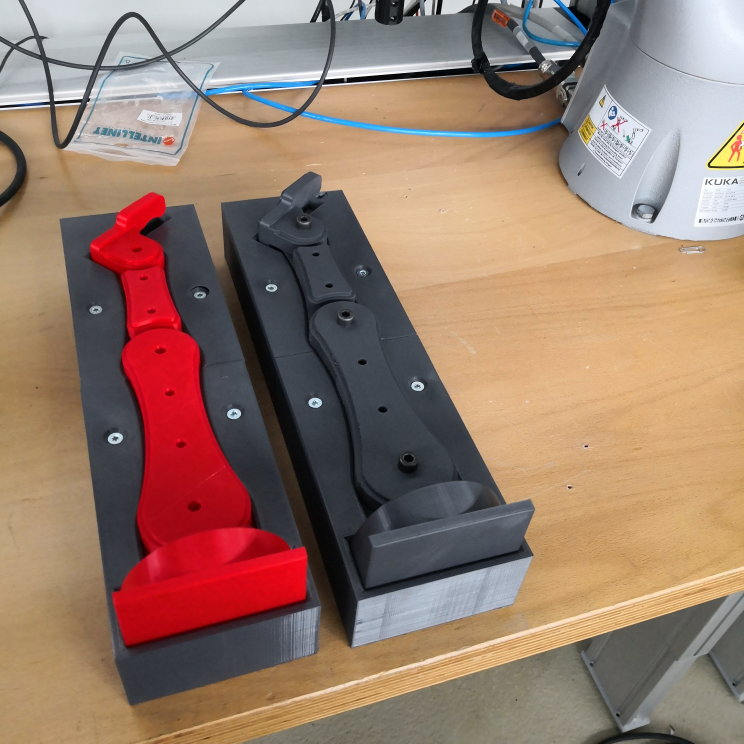
#> input picture final/dataset/1/s (104).jpg, 2976 x 2976 px (shown at 1/4 size); its folder holds only this picture in this run
$ python dataprocess.py
#> lines starting #> are read from the running program, lines starting #| are printed output that depends on the picture
import numpy as np
import os
import cv2

DATADIR = "dataset"
CATEGORIES = ['1','2','3','4','5']
IMG_SIZE = 28

# [17 lines of commented-out code are left out]

training_data = []

def create_training_data():
    for category in CATEGORIES:
        print ("create_training_data")
        path = os.path.join(DATADIR, category)
        class_num = CATEGORIES.index(category)
        count = 0
        for img in os.listdir(path):
            try:
                img_array = cv2.imread(os.path.join(path,img))
#> img_array is the input picture: shape (2976, 2976, 3); mean B, G, R 107.7, 123.2, 151.6
                new_array = cv2.resize(img_array, (IMG_SIZE,IMG_SIZE))
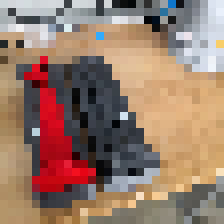
#> new_array: shape (28, 28, 3) (shown 8 times larger); mean B, G, R 107.5, 123, 152
                training_data.append([new_array, class_num])
                count += 1
                if count > 999:
                    break
            except Exception as e:
                pass
#> pass 2 of the loop in create_training_data, `for category in CATEGORIES:`:
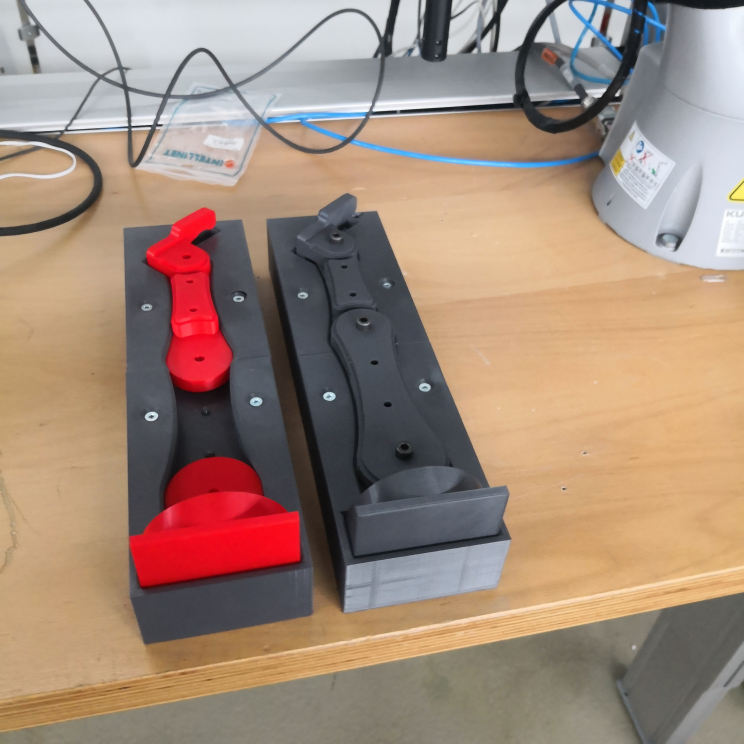
#> input picture final/dataset/2/s (151).jpg, 2976 x 2976 px (shown at 1/4 size)
#> in create_training_data, img_array is the input picture: shape (2976, 2976, 3); mean B, G, R 122, 138, 162.3
#> in create_training_data, `new_array = cv2.resize(img_array, (IMG_SIZE,IMG_SIZE))`:
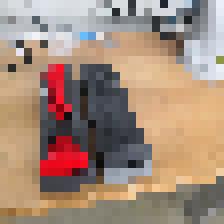
#> new_array: shape (28, 28, 3) (shown 8 times larger); mean B, G, R 122.8, 139.2, 163.8

#> (the run stopped early here; a loop or call above may not have finished)
